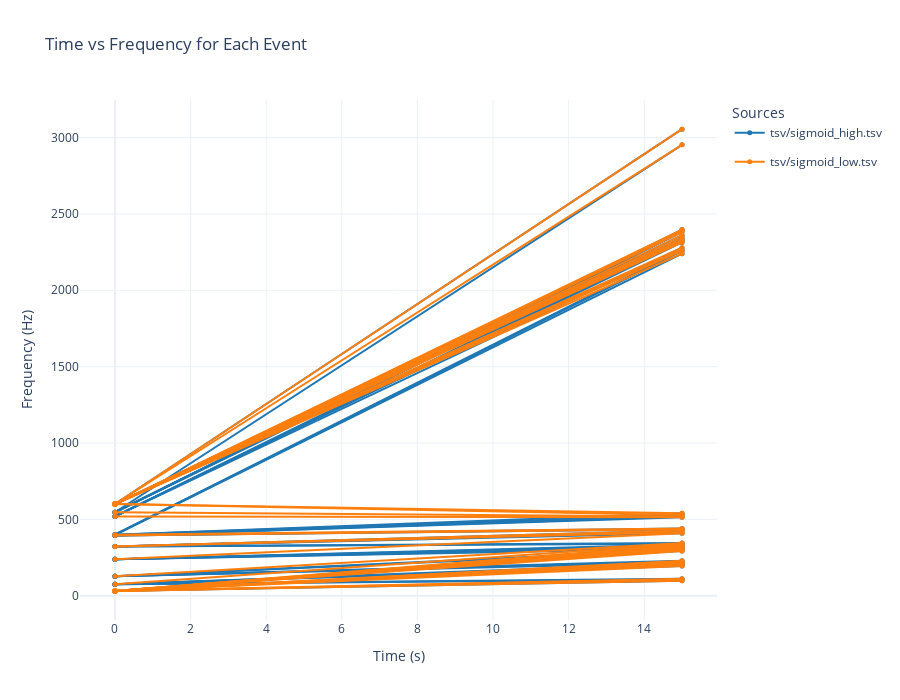

The code cell stored with this chart in its notebook:
### Markdown cell above
2D visualization for tsv data with time domain

### Code cell
from py_scripts.multiplotter import plot_combined

plot_combined(files=['tsv/sigmoid_high.tsv', 'tsv/sigmoid_low.tsv'])

# use following syntax:
# files = ['file1.tsv']
# dfs = [df2]
# labels = ["Label for df2"]
# plot_combined(files=files, dfs=dfs, labels=labels)

### Figure 1 — Plotly figure (JSON) as saved in the notebook; plotly's stock layout.template omitted (floating-point values rounded to 4 significant figures)
{"data": [{"legendgroup": "tsv/sigmoid_high.tsv", "line": {"color": "#1f77b4", "width": 2}, "marker": {"size": 5}, "mode": "lines+markers", "name": "tsv/sigmoid_high.tsv", "showlegend": true, "type": "scatter", "x": [0, 15], "y": [31.25, 97.37]}, {"legendgroup": "tsv/sigmoid_high.tsv", "line": {"color": "#1f77b4", "width": 2}, "marker": {"size": 5}, "mode": "lines+markers", "name": "tsv/sigmoid_high.tsv", "showlegend": false, "type": "scatter", "x": [0, 15], "y": [75, 105.3]}, {"legendgroup": "tsv/sigmoid_high.tsv", "line": {"color": "#1f77b4", "width": 2}, "marker": {"size": 5}, "mode": "lines+markers", "name": "tsv/sigmoid_high.tsv", "showlegend": false, "type": "scatter", "x": [0, 15], "y": [75, 110.5]}, {"legendgroup": "tsv/sigmoid_high.tsv", "line": {"color": "#1f77b4", "width": 2}, "marker": {"size": 5}, "mode": "lines+markers", "name": "tsv/sigmoid_high.tsv", "showlegend": false, "type": "scatter", "x": [0, 15], "y": [75, 194.7]}, {"legendgroup": "tsv/sigmoid_high.tsv", "line": {"color": "#1f77b4", "width": 2}, "marker": {"size": 5}, "mode": "lines+markers", "name": "tsv/sigmoid_high.tsv", "showlegend": false, "type": "scatter", "x": [0, 15], "y": [75, 202.6]}, {"legendgroup": "tsv/sigmoid_high.tsv", "line": {"color": "#1f77b4", "width": 2}, "marker": {"size": 5}, "mode": "lines+markers", "name": "tsv/sigmoid_high.tsv", "showlegend": false, "type": "scatter", "x": [0, 15], "y": [75, 210.5]}, {"legendgroup": "tsv/sigmoid_high.tsv", "line": {"color": "#1f77b4", "width": 2}, "marker": {"size": 5}, "mode": "lines+markers", "name": "tsv/sigmoid_high.tsv", "showlegend": false, "type": "scatter", "x": [0, 15], "y": [127.5, 215.8]}, {"legendgroup": "tsv/sigmoid_high.tsv", "line": {"color": "#1f77b4", "width": 2}, "marker": {"size": 5}, "mode": "lines+markers", "name": "tsv/sigmoid_high.tsv", "showlegend": false, "type": "scatter", "x": [0, 15], "y": [127.5, 223.7]}, {"legendgroup": "tsv/sigmoid_high.tsv", "line": {"color": "#1f77b4", "width": 2}, "marker": {"size": 5}, "mode": "lines+markers", "name": "tsv/sigmoid_high.tsv", "showlegend": false, "type": "scatter", "x": [0, 15], "y": [127.5, 228.9]}, {"legendgroup": "tsv/sigmoid_high.tsv", "line": {"color": "#1f77b4", "width": 2}, "marker": {"size": 5}, "mode": "lines+markers", "name": "tsv/sigmoid_high.tsv", "showlegend": false, "type": "scatter", "x": [0, 15], "y": [127.5, 292.1]}, {"legendgroup": "tsv/sigmoid_high.tsv", "line": {"color": "#1f77b4", "width": 2}, "marker": {"size": 5}, "mode": "lines+markers", "name": "tsv/sigmoid_high.tsv", "showlegend": false, "type": "scatter", "x": [0, 15], "y": [127.5, 300]}, {"legendgroup": "tsv/sigmoid_high.tsv", "line": {"color": "#1f77b4", "width": 2}, "marker": {"size": 5}, "mode": "lines+markers", "name": "tsv/sigmoid_high.tsv", "showlegend": false, "type": "scatter", "x": [0, 15], "y": [238.8, 307.9]}, {"legendgroup": "tsv/sigmoid_high.tsv", "line": {"color": "#1f77b4", "width": 2}, "marker": {"size": 5}, "mode": "lines+markers", "name": "tsv/sigmoid_high.tsv", "showlegend": false, "type": "scatter", "x": [0, 15], "y": [238.8, 313.2]}, {"legendgroup": "tsv/sigmoid_high.tsv", "line": {"color": "#1f77b4", "width": 2}, "marker": {"size": 5}, "mode": "lines+markers", "name": "tsv/sigmoid_high.tsv", "showlegend": false, "type": "scatter", "x": [0, 15], "y": [238.8, 321.1]}, {"legendgroup": "tsv/sigmoid_high.tsv", "line": {"color": "#1f77b4", "width": 2}, "marker": {"size": 5}, "mode": "lines+markers", "name": "tsv/sigmoid_high.tsv", "showlegend": false, "type": "scatter", "x": [0, 15], "y": [238.8, 328.9]}, {"legendgroup": "tsv/sigmoid_high.tsv", "line": {"color": "#1f77b4", "width": 2}, "marker": {"size": 5}, "mode": "lines+markers", "name": "tsv/sigmoid_high.tsv", "showlegend": false, "type": "scatter", "x": [0, 15], "y": [238.8, 334.2]}, {"legendgroup": "tsv/sigmoid_high.tsv", "line": {"color": "#1f77b4", "width": 2}, "marker": {"size": 5}, "mode": "lines+markers", "name": "tsv/sigmoid_high.tsv", "showlegend": false, "type": "scatter", "x": [0, 15], "y": [321.2, 339.5]}, {"legendgroup": "tsv/sigmoid_high.tsv", "line": {"color": "#1f77b4", "width": 2}, "marker": {"size": 5}, "mode": "lines+markers", "name": "tsv/sigmoid_high.tsv", "showlegend": false, "type": "scatter", "x": [0, 15], "y": [321.2, 344.7]}, {"legendgroup": "tsv/sigmoid_high.tsv", "line": {"color": "#1f77b4", "width": 2}, "marker": {"size": 5}, "mode": "lines+markers", "name": "tsv/sigmoid_high.tsv", "showlegend": false, "type": "scatter", "x": [0, 15], "y": [321.2, 407.9]}, {"legendgroup": "tsv/sigmoid_high.tsv", "line": {"color": "#1f77b4", "width": 2}, "marker": {"size": 5}, "mode": "lines+markers", "name": "tsv/sigmoid_high.tsv", "showlegend": false, "type": "scatter", "x": [0, 15], "y": [321.2, 415.8]}, {"legendgroup": "tsv/sigmoid_high.tsv", "line": {"color": "#1f77b4", "width": 2}, "marker": {"size": 5}, "mode": "lines+markers", "name": "tsv/sigmoid_high.tsv", "showlegend": false, "type": "scatter", "x": [0, 15], "y": [321.2, 426.3]}, {"legendgroup": "tsv/sigmoid_high.tsv", "line": {"color": "#1f77b4", "width": 2}, "marker": {"size": 5}, "mode": "lines+markers", "name": "tsv/sigmoid_high.tsv", "showlegend": false, "type": "scatter", "x": [0, 15], "y": [393.8, 434.2]}, {"legendgroup": "tsv/sigmoid_high.tsv", "line": {"color": "#1f77b4", "width": 2}, "marker": {"size": 5}, "mode": "lines+markers", "name": "tsv/sigmoid_high.tsv", "showlegend": false, "type": "scatter", "x": [0, 15], "y": [393.8, 439.5]}, {"legendgroup": "tsv/sigmoid_high.tsv", "line": {"color": "#1f77b4", "width": 2}, "marker": {"size": 5}, "mode": "lines+markers", "name": "tsv/sigmoid_high.tsv", "showlegend": false, "type": "scatter", "x": [0, 15], "y": [393.8, 513.2]}, {"legendgroup": "tsv/sigmoid_high.tsv", "line": {"color": "#1f77b4", "width": 2}, "marker": {"size": 5}, "mode": "lines+markers", "name": "tsv/sigmoid_high.tsv", "showlegend": false, "type": "scatter", "x": [0, 15], "y": [393.8, 518.4]}, {"legendgroup": "tsv/sigmoid_high.tsv", "line": {"color": "#1f77b4", "width": 2}, "marker": {"size": 5}, "mode": "lines+markers", "name": "tsv/sigmoid_high.tsv", "showlegend": false, "type": "scatter", "x": [0, 15], "y": [398.8, 528.9]}, {"legendgroup": "tsv/sigmoid_high.tsv", "line": {"color": "#1f77b4", "width": 2}, "marker": {"size": 5}, "mode": "lines+markers", "name": "tsv/sigmoid_high.tsv", "showlegend": false, "type": "scatter", "x": [0, 15], "y": [398.8, 539.5]}, {"legendgroup": "tsv/sigmoid_high.tsv", "line": {"color": "#1f77b4", "width": 2}, "marker": {"size": 5}, "mode": "lines+markers", "name": "tsv/sigmoid_high.tsv", "showlegend": false, "type": "scatter", "x": [0, 15], "y": [398.8, 2239.0]}, {"legendgroup": "tsv/sigmoid_high.tsv", "line": {"color": "#1f77b4", "width": 2}, "marker": {"size": 5}, "mode": "lines+markers", "name": "tsv/sigmoid_high.tsv", "showlegend": false, "type": "scatter", "x": [0, 15], "y": [398.8, 2258.0]}, {"legendgroup": "tsv/sigmoid_high.tsv", "line": {"color": "#1f77b4", "width": 2}, "marker": {"size": 5}, "mode": "lines+markers", "name": "tsv/sigmoid_high.tsv", "showlegend": false, "type": "scatter", "x": [0, 15], "y": [398.8, 2266.0]}, {"legendgroup": "tsv/sigmoid_high.tsv", "line": {"color": "#1f77b4", "width": 2}, "marker": {"size": 5}, "mode": "lines+markers", "name": "tsv/sigmoid_high.tsv", "showlegend": false, "type": "scatter", "x": [0, 15], "y": [518.8, 2279.0]}, {"legendgroup": "tsv/sigmoid_high.tsv", "line": {"color": "#1f77b4", "width": 2}, "marker": {"size": 5}, "mode": "lines+markers", "name": "tsv/sigmoid_high.tsv", "showlegend": false, "type": "scatter", "x": [0, 15], "y": [518.8, 2313.0]}, {"legendgroup": "tsv/sigmoid_high.tsv", "line": {"color": "#1f77b4", "width": 2}, "marker": {"size": 5}, "mode": "lines+markers", "name": "tsv/sigmoid_high.tsv", "showlegend": false, "type": "scatter", "x": [0, 15], "y": [518.8, 2324.0]}, {"legendgroup": "tsv/sigmoid_high.tsv", "line": {"color": "#1f77b4", "width": 2}, "marker": {"size": 5}, "mode": "lines+markers", "name": "tsv/sigmoid_high.tsv", "showlegend": false, "type": "scatter", "x": [0, 15], "y": [518.8, 2332.0]}, {"legendgroup": "tsv/sigmoid_high.tsv", "line": {"color": "#1f77b4", "width": 2}, "marker": {"size": 5}, "mode": "lines+markers", "name": "tsv/sigmoid_high.tsv", "showlegend": false, "type": "scatter", "x": [0, 15], "y": [518.8, 2345.0]}, {"legendgroup": "tsv/sigmoid_high.tsv", "line": {"color": "#1f77b4", "width": 2}, "marker": {"size": 5}, "mode": "lines+markers", "name": "tsv/sigmoid_high.tsv", "showlegend": false, "type": "scatter", "x": [0, 15], "y": [546.2, 2361.0]}, {"legendgroup": "tsv/sigmoid_high.tsv", "line": {"color": "#1f77b4", "width": 2}, "marker": {"size": 5}, "mode": "lines+markers", "name": "tsv/sigmoid_high.tsv", "showlegend": false, "type": "scatter", "x": [0, 15], "y": [546.2, 2382.0]}, {"legendgroup": "tsv/sigmoid_high.tsv", "line": {"color": "#1f77b4", "width": 2}, "marker": {"size": 5}, "mode": "lines+markers", "name": "tsv/sigmoid_high.tsv", "showlegend": false, "type": "scatter", "x": [0, 15], "y": [546.2, 2392.0]}, {"legendgroup": "tsv/sigmoid_high.tsv", "line": {"color": "#1f77b4", "width": 2}, "marker": {"size": 5}, "mode": "lines+markers", "name": "tsv/sigmoid_high.tsv", "showlegend": false, "type": "scatter", "x": [0, 15], "y": [546.2, 2397.0]}, {"legendgroup": "tsv/sigmoid_high.tsv", "line": {"color": "#1f77b4", "width": 2}, "marker": {"size": 5}, "mode": "lines+markers", "name": "tsv/sigmoid_high.tsv", "showlegend": false, "type": "scatter", "x": [0, 15], "y": [546.2, 2953.0]}, {"legendgroup": "tsv/sigmoid_high.tsv", "line": {"color": "#1f77b4", "width": 2}, "marker": {"size": 5}, "mode": "lines+markers", "name": "tsv/sigmoid_high.tsv", "showlegend": false, "type": "scatter", "x": [0, 15], "y": [600, 3055.0]}, {"legendgroup": "tsv/sigmoid_low.tsv", "line": {"color": "#ff7f0e", "width": 2}, "marker": {"size": 5}, "mode": "lines+markers", "name": "tsv/sigmoid_low.tsv", "showlegend": true, "type": "scatter", "x": [0, 15], "y": [31.25, 97.37]}, {"legendgroup": "tsv/sigmoid_low.tsv", "line": {"color": "#ff7f0e", "width": 2}, "marker": {"size": 5}, "mode": "lines+markers", "name": "tsv/sigmoid_low.tsv", "showlegend": false, "type": "scatter", "x": [0, 15], "y": [31.25, 105.3]}, {"legendgroup": "tsv/sigmoid_low.tsv", "line": {"color": "#ff7f0e", "width": 2}, "marker": {"size": 5}, "mode": "lines+markers", "name": "tsv/sigmoid_low.tsv", "showlegend": false, "type": "scatter", "x": [0, 15], "y": [31.25, 110.5]}, {"legendgroup": "tsv/sigmoid_low.tsv", "line": {"color": "#ff7f0e", "width": 2}, "marker": {"size": 5}, "mode": "lines+markers", "name": "tsv/sigmoid_low.tsv", "showlegend": false, "type": "scatter", "x": [0, 15], "y": [31.25, 194.7]}, {"legendgroup": "tsv/sigmoid_low.tsv", "line": {"color": "#ff7f0e", "width": 2}, "marker": {"size": 5}, "mode": "lines+markers", "name": "tsv/sigmoid_low.tsv", "showlegend": false, "type": "scatter", "x": [0, 15], "y": [31.25, 202.6]}, {"legendgroup": "tsv/sigmoid_low.tsv", "line": {"color": "#ff7f0e", "width": 2}, "marker": {"size": 5}, "mode": "lines+markers", "name": "tsv/sigmoid_low.tsv", "showlegend": false, "type": "scatter", "x": [0, 15], "y": [31.25, 210.5]}, {"legendgroup": "tsv/sigmoid_low.tsv", "line": {"color": "#ff7f0e", "width": 2}, "marker": {"size": 5}, "mode": "lines+markers", "name": "tsv/sigmoid_low.tsv", "showlegend": false, "type": "scatter", "x": [0, 15], "y": [31.25, 215.8]}, {"legendgroup": "tsv/sigmoid_low.tsv", "line": {"color": "#ff7f0e", "width": 2}, "marker": {"size": 5}, "mode": "lines+markers", "name": "tsv/sigmoid_low.tsv", "showlegend": false, "type": "scatter", "x": [0, 15], "y": [31.25, 223.7]}, {"legendgroup": "tsv/sigmoid_low.tsv", "line": {"color": "#ff7f0e", "width": 2}, "marker": {"size": 5}, "mode": "lines+markers", "name": "tsv/sigmoid_low.tsv", "showlegend": false, "type": "scatter", "x": [0, 15], "y": [31.25, 228.9]}, {"legendgroup": "tsv/sigmoid_low.tsv", "line": {"color": "#ff7f0e", "width": 2}, "marker": {"size": 5}, "mode": "lines+markers", "name": "tsv/sigmoid_low.tsv", "showlegend": false, "type": "scatter", "x": [0, 15], "y": [31.25, 292.1]}, {"legendgroup": "tsv/sigmoid_low.tsv", "line": {"color": "#ff7f0e", "width": 2}, "marker": {"size": 5}, "mode": "lines+markers", "name": "tsv/sigmoid_low.tsv", "showlegend": false, "type": "scatter", "x": [0, 15], "y": [31.25, 300]}, {"legendgroup": "tsv/sigmoid_low.tsv", "line": {"color": "#ff7f0e", "width": 2}, "marker": {"size": 5}, "mode": "lines+markers", "name": "tsv/sigmoid_low.tsv", "showlegend": false, "type": "scatter", "x": [0, 15], "y": [31.25, 307.9]}, {"legendgroup": "tsv/sigmoid_low.tsv", "line": {"color": "#ff7f0e", "width": 2}, "marker": {"size": 5}, "mode": "lines+markers", "name": "tsv/sigmoid_low.tsv", "showlegend": false, "type": "scatter", "x": [0, 15], "y": [31.25, 313.2]}, {"legendgroup": "tsv/sigmoid_low.tsv", "line": {"color": "#ff7f0e", "width": 2}, "marker": {"size": 5}, "mode": "lines+markers", "name": "tsv/sigmoid_low.tsv", "showlegend": false, "type": "scatter", "x": [0, 15], "y": [31.25, 321.1]}, {"legendgroup": "tsv/sigmoid_low.tsv", "line": {"color": "#ff7f0e", "width": 2}, "marker": {"size": 5}, "mode": "lines+markers", "name": "tsv/sigmoid_low.tsv", "showlegend": false, "type": "scatter", "x": [0, 15], "y": [31.25, 328.9]}, {"legendgroup": "tsv/sigmoid_low.tsv", "line": {"color": "#ff7f0e", "width": 2}, "marker": {"size": 5}, "mode": "lines+markers", "name": "tsv/sigmoid_low.tsv", "showlegend": false, "type": "scatter", "x": [0, 15], "y": [31.25, 334.2]}, {"legendgroup": "tsv/sigmoid_low.tsv", "line": {"color": "#ff7f0e", "width": 2}, "marker": {"size": 5}, "mode": "lines+markers", "name": "tsv/sigmoid_low.tsv", "showlegend": false, "type": "scatter", "x": [0, 15], "y": [75, 339.5]}, {"legendgroup": "tsv/sigmoid_low.tsv", "line": {"color": "#ff7f0e", "width": 2}, "marker": {"size": 5}, "mode": "lines+markers", "name": "tsv/sigmoid_low.tsv", "showlegend": false, "type": "scatter", "x": [0, 15], "y": [127.5, 344.7]}, {"legendgroup": "tsv/sigmoid_low.tsv", "line": {"color": "#ff7f0e", "width": 2}, "marker": {"size": 5}, "mode": "lines+markers", "name": "tsv/sigmoid_low.tsv", "showlegend": false, "type": "scatter", "x": [0, 15], "y": [238.8, 407.9]}, {"legendgroup": "tsv/sigmoid_low.tsv", "line": {"color": "#ff7f0e", "width": 2}, "marker": {"size": 5}, "mode": "lines+markers", "name": "tsv/sigmoid_low.tsv", "showlegend": false, "type": "scatter", "x": [0, 15], "y": [321.2, 415.8]}, {"legendgroup": "tsv/sigmoid_low.tsv", "line": {"color": "#ff7f0e", "width": 2}, "marker": {"size": 5}, "mode": "lines+markers", "name": "tsv/sigmoid_low.tsv", "showlegend": false, "type": "scatter", "x": [0, 15], "y": [321.2, 426.3]}, {"legendgroup": "tsv/sigmoid_low.tsv", "line": {"color": "#ff7f0e", "width": 2}, "marker": {"size": 5}, "mode": "lines+markers", "name": "tsv/sigmoid_low.tsv", "showlegend": false, "type": "scatter", "x": [0, 15], "y": [393.8, 434.2]}, {"legendgroup": "tsv/sigmoid_low.tsv", "line": {"color": "#ff7f0e", "width": 2}, "marker": {"size": 5}, "mode": "lines+markers", "name": "tsv/sigmoid_low.tsv", "showlegend": false, "type": "scatter", "x": [0, 15], "y": [398.8, 439.5]}, {"legendgroup": "tsv/sigmoid_low.tsv", "line": {"color": "#ff7f0e", "width": 2}, "marker": {"size": 5}, "mode": "lines+markers", "name": "tsv/sigmoid_low.tsv", "showlegend": false, "type": "scatter", "x": [0, 15], "y": [518.8, 513.2]}, {"legendgroup": "tsv/sigmoid_low.tsv", "line": {"color": "#ff7f0e", "width": 2}, "marker": {"size": 5}, "mode": "lines+markers", "name": "tsv/sigmoid_low.tsv", "showlegend": false, "type": "scatter", "x": [0, 15], "y": [546.2, 518.4]}, {"legendgroup": "tsv/sigmoid_low.tsv", "line": {"color": "#ff7f0e", "width": 2}, "marker": {"size": 5}, "mode": "lines+markers", "name": "tsv/sigmoid_low.tsv", "showlegend": false, "type": "scatter", "x": [0, 15], "y": [600, 528.9]}, {"legendgroup": "tsv/sigmoid_low.tsv", "line": {"color": "#ff7f0e", "width": 2}, "marker": {"size": 5}, "mode": "lines+markers", "name": "tsv/sigmoid_low.tsv", "showlegend": false, "type": "scatter", "x": [0, 15], "y": [600, 539.5]}, {"legendgroup": "tsv/sigmoid_low.tsv", "line": {"color": "#ff7f0e", "width": 2}, "marker": {"size": 5}, "mode": "lines+markers", "name": "tsv/sigmoid_low.tsv", "showlegend": false, "type": "scatter", "x": [0, 15], "y": [600, 2239.0]}, {"legendgroup": "tsv/sigmoid_low.tsv", "line": {"color": "#ff7f0e", "width": 2}, "marker": {"size": 5}, "mode": "lines+markers", "name": "tsv/sigmoid_low.tsv", "showlegend": false, "type": "scatter", "x": [0, 15], "y": [600, 2258.0]}, {"legendgroup": "tsv/sigmoid_low.tsv", "line": {"color": "#ff7f0e", "width": 2}, "marker": {"size": 5}, "mode": "lines+markers", "name": "tsv/sigmoid_low.tsv", "showlegend": false, "type": "scatter", "x": [0, 15], "y": [600, 2266.0]}, {"legendgroup": "tsv/sigmoid_low.tsv", "line": {"color": "#ff7f0e", "width": 2}, "marker": {"size": 5}, "mode": "lines+markers", "name": "tsv/sigmoid_low.tsv", "showlegend": false, "type": "scatter", "x": [0, 15], "y": [600, 2279.0]}, {"legendgroup": "tsv/sigmoid_low.tsv", "line": {"color": "#ff7f0e", "width": 2}, "marker": {"size": 5}, "mode": "lines+markers", "name": "tsv/sigmoid_low.tsv", "showlegend": false, "type": "scatter", "x": [0, 15], "y": [600, 2313.0]}, {"legendgroup": "tsv/sigmoid_low.tsv", "line": {"color": "#ff7f0e", "width": 2}, "marker": {"size": 5}, "mode": "lines+markers", "name": "tsv/sigmoid_low.tsv", "showlegend": false, "type": "scatter", "x": [0, 15], "y": [600, 2324.0]}, {"legendgroup": "tsv/sigmoid_low.tsv", "line": {"color": "#ff7f0e", "width": 2}, "marker": {"size": 5}, "mode": "lines+markers", "name": "tsv/sigmoid_low.tsv", "showlegend": false, "type": "scatter", "x": [0, 15], "y": [600, 2332.0]}, {"legendgroup": "tsv/sigmoid_low.tsv", "line": {"color": "#ff7f0e", "width": 2}, "marker": {"size": 5}, "mode": "lines+markers", "name": "tsv/sigmoid_low.tsv", "showlegend": false, "type": "scatter", "x": [0, 15], "y": [600, 2345.0]}, {"legendgroup": "tsv/sigmoid_low.tsv", "line": {"color": "#ff7f0e", "width": 2}, "marker": {"size": 5}, "mode": "lines+markers", "name": "tsv/sigmoid_low.tsv", "showlegend": false, "type": "scatter", "x": [0, 15], "y": [600, 2361.0]}, {"legendgroup": "tsv/sigmoid_low.tsv", "line": {"color": "#ff7f0e", "width": 2}, "marker": {"size": 5}, "mode": "lines+markers", "name": "tsv/sigmoid_low.tsv", "showlegend": false, "type": "scatter", "x": [0, 15], "y": [600, 2382.0]}, {"legendgroup": "tsv/sigmoid_low.tsv", "line": {"color": "#ff7f0e", "width": 2}, "marker": {"size": 5}, "mode": "lines+markers", "name": "tsv/sigmoid_low.tsv", "showlegend": false, "type": "scatter", "x": [0, 15], "y": [600, 2392.0]}, {"legendgroup": "tsv/sigmoid_low.tsv", "line": {"color": "#ff7f0e", "width": 2}, "marker": {"size": 5}, "mode": "lines+markers", "name": "tsv/sigmoid_low.tsv", "showlegend": false, "type": "scatter", "x": [0, 15], "y": [600, 2397.0]}, {"legendgroup": "tsv/sigmoid_low.tsv", "line": {"color": "#ff7f0e", "width": 2}, "marker": {"size": 5}, "mode": "lines+markers", "name": "tsv/sigmoid_low.tsv", "showlegend": false, "type": "scatter", "x": [0, 15], "y": [600, 2953.0]}, {"legendgroup": "tsv/sigmoid_low.tsv", "line": {"color": "#ff7f0e", "width": 2}, "marker": {"size": 5}, "mode": "lines+markers", "name": "tsv/sigmoid_low.tsv", "showlegend": false, "type": "scatter", "x": [0, 15], "y": [600, 3055.0]}], "layout": {"height": 700, "legend": {"title": {"text": "Sources"}}, "title": {"text": "Time vs Frequency for Each Event"}, "width": 900, "xaxis": {"title": {"text": "Time (s)"}}, "yaxis": {"title": {"text": "Frequency (Hz)"}}}}
